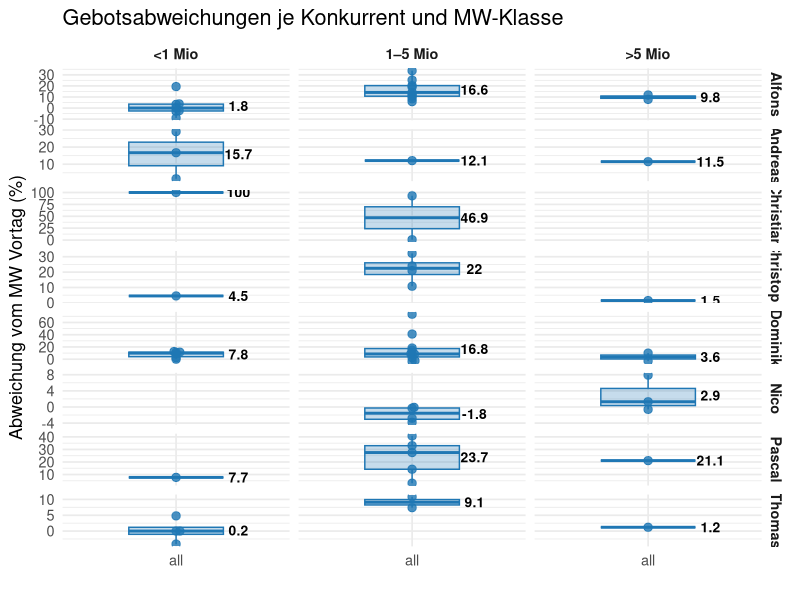
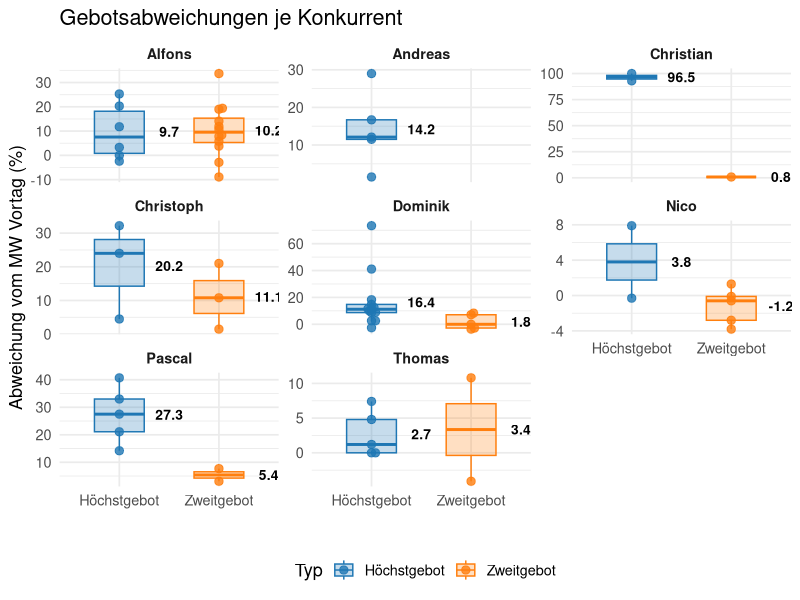
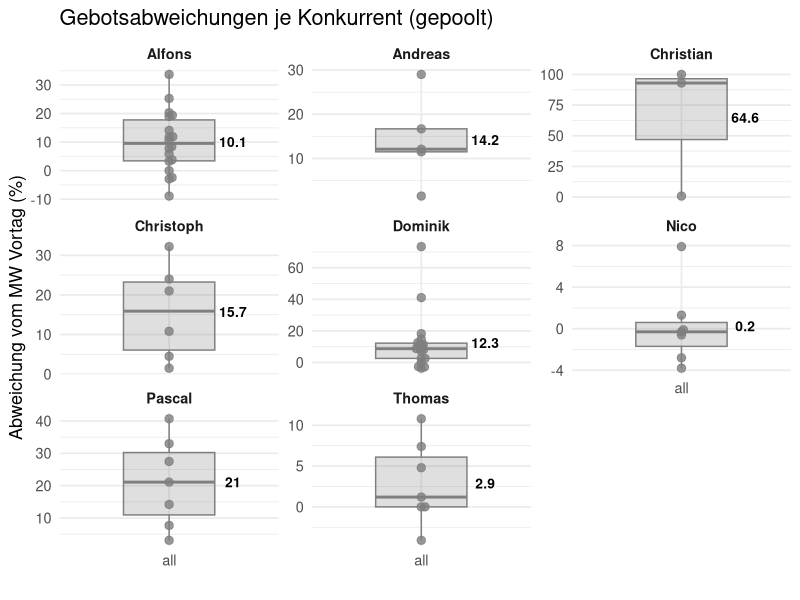

These charts were generated, in order, by the following R code:
## ---- chunk 1
knitr::opts_chunk$set(echo = TRUE)


# Libraries
library(tidyverse)
library(lubridate)
library(ggbeeswarm)
library(readxl)

# Excel-Dateien einlesen
transfers <- read_excel("TRANSFERS_all.xlsx") %>%
  mutate(Datum = as.Date(Datum)) %>% # Nur falls nicht schon Date!
  mutate(
    Hoechstgebot = ifelse(Datum == as.Date("2025-05-30") & Spieler == "Hranáč", 166000, Hoechstgebot)
  )

transfermarkt <- read_excel("TM_all.xlsx")

# Datumsfelder umwandeln (ggf. anpassen, falls deine Datumsfelder anders heißen!)
transfers$Datum <- as.Date(transfers$Datum)
transfermarkt$TM_Stand <- as.Date(transfermarkt$TM_Stand)

# Funktion: MW vom Vortag zum Transferdatum suchen
get_MW_vortag <- function(spieler, datum) {
  tm <- transfermarkt %>%
    filter(Spieler == spieler, TM_Stand <= (datum - days(1))) %>%
    arrange(desc(TM_Stand)) %>%
    slice(1)
  if (nrow(tm) == 1) {
    return(tm$Marktwert)
  } else {
    return(NA)
  }
}

# Funktion: MW vom Vortag ODER, falls nicht vorhanden, nächstbekannter MW
get_MW_vortag_or_next <- function(spieler, datum) {
  tm_vorher <- transfermarkt %>%
    filter(Spieler == spieler, TM_Stand <= (datum - days(1))) %>%
    arrange(desc(TM_Stand)) %>%
    slice(1)
  if (nrow(tm_vorher) == 1) {
    return(tm_vorher$Marktwert)
  } else {
    # Fallback: Frühest möglicher MW überhaupt
    tm_nachher <- transfermarkt %>%
      filter(Spieler == spieler) %>%
      arrange(TM_Stand) %>%
      slice(1)
    if (nrow(tm_nachher) == 1) {
      return(tm_nachher$Marktwert)
    } else {
      return(NA)
    }
  }
}

## ---- chunk 2


# Für jedes Gebot (höchst/zweit) MW-Abstand berechnen
gebotsprofil <- lapply(1:nrow(transfers), function(i) {
  zeile <- transfers[i, ]
  mw_vortag <- get_MW_vortag(zeile$Spieler, zeile$Datum)
  
  # Für höchstbietender
  res <- data.frame(
    Datum = zeile$Datum,
    Spieler = zeile$Spieler,
    Bieter = zeile$Hoechstbietender,
    Gebot = zeile$Hoechstgebot,
    MW_vortag = mw_vortag,
    Diff_Abs = zeile$Hoechstgebot - mw_vortag,
    Diff_Prozent = round(100 * (zeile$Hoechstgebot - mw_vortag) / mw_vortag, 1),
    Typ = "Höchstgebot"
  )
  
  # Für Zweitbietender (falls vorhanden)
  if (!is.na(zeile$Zweitgebot) & !is.na(zeile$Zweitbietender)) {
    res2 <- data.frame(
      Datum = zeile$Datum,
      Spieler = zeile$Spieler,
      Bieter = zeile$Zweitbietender,
      Gebot = zeile$Zweitgebot,
      MW_vortag = mw_vortag,
      Diff_Abs = zeile$Zweitgebot - mw_vortag,
      Diff_Prozent = round(100 * (zeile$Zweitgebot - mw_vortag) / mw_vortag, 1),
      Typ = "Zweitgebot"
    )
    res <- rbind(res, res2)
  }
  return(res)
}) %>% bind_rows()

# Filtere auf echte Mitspieler (nicht Computer)
gebotsprofil_clean <- gebotsprofil %>%
  filter(Bieter != "Computer")

bieter_summary <- gebotsprofil_clean %>%
  group_by(Bieter) %>%
  summarise(
    Anzahl_gesamt = n(),
    Anzahl_Höchstgebote = sum(Typ == "Höchstgebot"),
    Anzahl_Zweitgebote = sum(Typ == "Zweitgebot"),
    Ø_Abweichung = round(mean(Diff_Prozent, na.rm = TRUE), digits = 1),
    Min = min(Diff_Prozent, na.rm = TRUE),
    Max = max(Diff_Prozent, na.rm = TRUE),
    Eintraege = paste0(Spieler, ": ", Diff_Prozent, "% (", Typ, " am ", format(Datum, "%d.%m.%Y"), ")", collapse = "; ")
  )


print(bieter_summary)



## ---- chunk 3


# MW-Abweichung berechnen (Höchst- und Zweitgebot)
gebotsprofil <- lapply(1:nrow(transfers), function(i) {
  zeile <- transfers[i, ]
  mw_vortag <- get_MW_vortag(zeile$Spieler, zeile$Datum)
  
  # Höchstgebot
  res <- data.frame(
    Datum = zeile$Datum,
    Spieler = zeile$Spieler,
    Bieter = zeile$Hoechstbietender,
    Gebot = zeile$Hoechstgebot,
    MW_vortag = mw_vortag,
    Diff_Abs = zeile$Hoechstgebot - mw_vortag,
    Diff_Prozent = round(100 * (zeile$Hoechstgebot - mw_vortag) / mw_vortag, 1),
    Typ = "Höchstgebot"
  )
  # Zweitgebot (falls vorhanden)
  if (!is.na(zeile$Zweitgebot) & !is.na(zeile$Zweitbietender)) {
    res2 <- data.frame(
      Datum = zeile$Datum,
      Spieler = zeile$Spieler,
      Bieter = zeile$Zweitbietender,
      Gebot = zeile$Zweitgebot,
      MW_vortag = mw_vortag,
      Diff_Abs = zeile$Zweitgebot - mw_vortag,
      Diff_Prozent = round(100 * (zeile$Zweitgebot - mw_vortag) / mw_vortag, 1),
      Typ = "Zweitgebot"
    )
    res <- rbind(res, res2)
  }
  return(res)
}) %>% bind_rows()

# Filter auf echte Mitspieler (nicht Computer) und gültige MW_vortag
gebotsprofil_clean <- gebotsprofil %>%
  filter(Bieter != "Computer" & !is.na(MW_vortag))

# MW-Klasse vergeben
gebotsprofil_clean <- gebotsprofil_clean %>%
  mutate(
    MW_Klasse = case_when(
      MW_vortag < 1e6 ~ "<1 Mio",
      MW_vortag < 5e6 ~ "1–5 Mio",
      MW_vortag >= 5e6 ~ ">5 Mio",
      TRUE ~ "unbekannt"
    )
  )

# Zusammenfassung je Bieter und MW_Klasse
bieter_summary_mw <- gebotsprofil_clean %>%
  group_by(Bieter, MW_Klasse) %>%
  summarise(
    Anzahl_gesamt = n(),
    Anzahl_Höchstgebote = sum(Typ == "Höchstgebot"),
    Anzahl_Zweitgebote = sum(Typ == "Zweitgebot"),
    Ø_Abweichung = round(mean(Diff_Prozent, na.rm = TRUE), 1),
    Min = min(Diff_Prozent, na.rm = TRUE),
    Max = max(Diff_Prozent, na.rm = TRUE)
  ) %>%
  arrange(Bieter, MW_Klasse)

print(bieter_summary_mw)

write_excel_csv(bieter_summary_mw, file = "bieter_summary_mw_csv")

# Datenbasis + richtige Reihenfolge
plotdata <- gebotsprofil_clean %>%
  filter(!is.na(Diff_Prozent)) %>%
  mutate(
    MW_Klasse = factor(MW_Klasse, levels = c("<1 Mio", "1–5 Mio", ">5 Mio")),
    all = "all"
  )

# Mittelwerte je Facet berechnen
means <- plotdata %>%
  group_by(Bieter, MW_Klasse) %>%
  summarise(Mean = mean(Diff_Prozent), .groups = "drop") %>%
  mutate(all = "all")

ggplot(plotdata, aes(x = all, y = Diff_Prozent, color = all)) +
  geom_boxplot(aes(fill = all), width = 0.5, outlier.shape = NA, alpha = 0.25) +
  geom_beeswarm(cex = 2, size = 2.5, alpha = 0.8) +
  geom_text(
    data = means,
    aes(x = all, y = Mean, label = round(Mean, 1)),
    inherit.aes = FALSE,
    nudge_x = 0.33,
    fontface = "bold",
    size = 3.5,
    color = "black"
  ) +
  facet_grid(Bieter ~ MW_Klasse, scales = "free_y") +
  labs(
    title = "Gebotsabweichungen je Konkurrent und MW-Klasse",
    x = "",
    y = "Abweichung vom MW Vortag (%)"
  ) +
  scale_color_manual(values = c("all" = "#1f77b4")) +
  scale_fill_manual(values = c("all" = "#1f77b4")) +
  theme_minimal(base_size = 13) +
  theme(
    legend.position = "none",
    strip.text = element_text(face = "bold")
  )


## ---- chunk 4

# Datenbasis: alle Einzeltransfers, für die Diff_Prozent vorhanden ist
plotdata <- gebotsprofil_clean %>%
  filter(!is.na(Diff_Prozent))

# Medians je Bieter und Typ berechnen für das Annotieren
medians <- plotdata %>%
  group_by(Bieter, Typ) %>%
  summarise(Mean = mean(Diff_Prozent), .groups = "drop")

ggplot(plotdata, aes(x = Typ, y = Diff_Prozent, color = Typ)) +
  geom_boxplot(aes(fill = Typ), width = 0.5, outlier.shape = NA, alpha = 0.25) +
  geom_beeswarm(cex = 2, size = 2.5, alpha = 0.8) +
  geom_text(
    data = medians,
    aes(x = Typ, y = Mean, label = round(Mean, 1)),
    color = "black",
    nudge_x = 0.5,
    fontface = "bold",
    size = 3.5,
    inherit.aes = FALSE
  ) +
  facet_wrap(~ Bieter, ncol = 3, scales = "free_y") +
  labs(
    title = "Gebotsabweichungen je Konkurrent",
    x = "",
    y = "Abweichung vom MW Vortag (%)"
  ) +
  scale_color_manual(values = c("Höchstgebot" = "#1f77b4", "Zweitgebot" = "#ff7f0e")) +
  scale_fill_manual(values = c("Höchstgebot" = "#1f77b4", "Zweitgebot" = "#ff7f0e")) +
  theme_minimal(base_size = 13) +
  theme(
    legend.position = "bottom",
    strip.text = element_text(face = "bold")
  )

## ---- chunk 5

plotdata <- gebotsprofil_clean %>%
  filter(!is.na(Diff_Prozent)) %>%
  mutate(all = "all")

# Für Annotation: Mittelwert (oder Median) je Bieter
medians <- plotdata %>%
  group_by(Bieter) %>%
  summarise(Mean = mean(Diff_Prozent), .groups = "drop") %>%
  mutate(all = "all")

ggplot(plotdata, aes(x = all, y = Diff_Prozent, color = all)) +
  geom_boxplot(aes(fill = all), width = 0.5, outlier.shape = NA, alpha = 0.25, position = position_dodge(width = 0.5)) +
  geom_beeswarm(cex = 2, size = 2.5, alpha = 0.8, dodge.width = 0.5) +
  geom_text(
    data = medians,
    aes(x = all, y = Mean, label = round(Mean, 1)),
    color = "black",
    nudge_x = 0.35,
    fontface = "bold",
    size = 3.5,
    inherit.aes = FALSE
  ) +
  facet_wrap(~ Bieter, ncol = 3, scales = "free_y") +
  labs(
    title = "Gebotsabweichungen je Konkurrent (gepoolt)",
    x = "",
    y = "Abweichung vom MW Vortag (%)"
  ) +
  scale_color_manual(values = c("Höchstgebot" = "#1f77b4", "Zweitgebot" = "#ff7f0e")) +
  scale_fill_manual(values = c("Höchstgebot" = "#1f77b4", "Zweitgebot" = "#ff7f0e")) +
  theme_minimal(base_size = 13) +
  theme(
    legend.position = "bottom",
    strip.text = element_text(face = "bold")
  )
